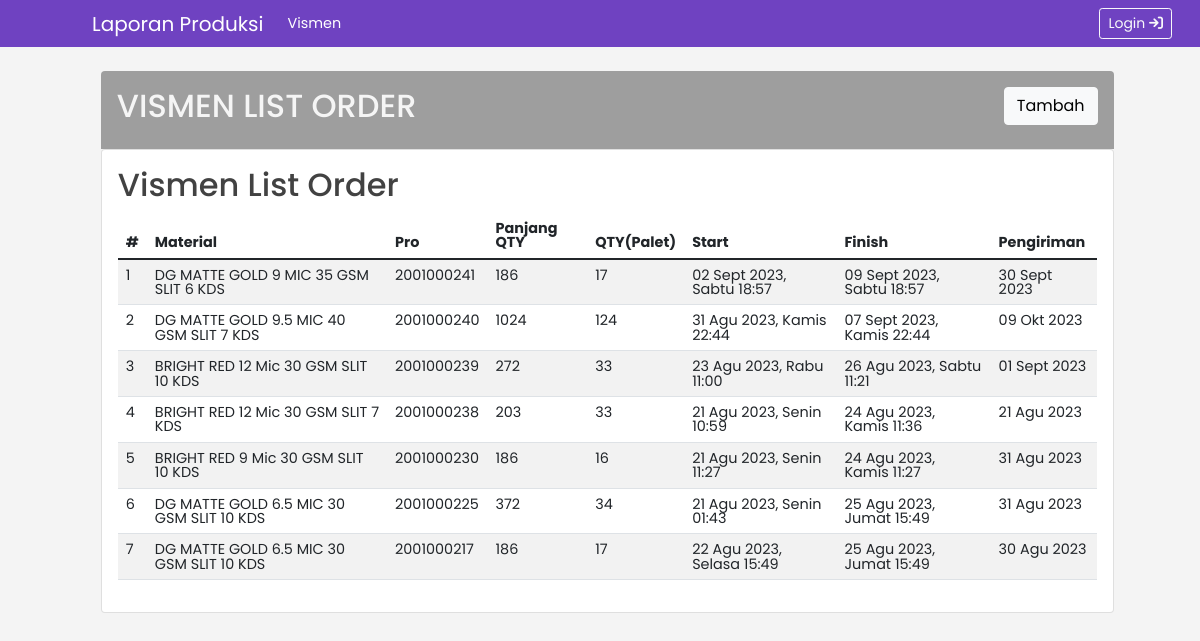
/landing/vismen, run on an earlier commit of the app's database.
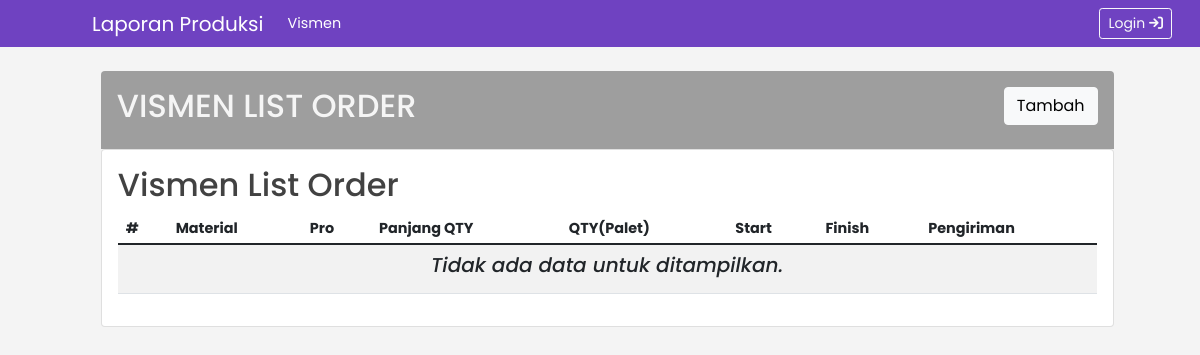
And on a later commit of the database.
### tables this page shows
CREATE TABLE `tb_vismen` (
  `id_product` int(27) NOT NULL,
  `nm_product` varchar(191) NOT NULL,
  `panjang_qty` varchar(27) NOT NULL,
  `qty_palet` int(11) NOT NULL,
  `mesin` varchar(30) NOT NULL,
  `material_numb` varchar(191) DEFAULT NULL,
  `customer` varchar(191) DEFAULT NULL,
  `start_produksi` datetime NOT NULL,
  `finish_produksi` datetime NOT NULL,
  `est_pengiriman` date NOT NULL
);

### app/core/Controller.php (called while the page is built, shortened)
<?php
class Controller
{
    public function view($view, $data = [])
    {
        require_once __DIR__ . '/../views/' . $view . '.php';
    }
    public function model($model)
    {
        return new $model;
    }
}

### app/controllers/Landing.php (called while the page is built, shortened)
<?php
class Landing extends Controller
{
    public function vismen()
    {
        $data = [
            'nav' => 'vismen',
            'judul' => 'Vismen',
            'vismen' => $this->model('Vismen_model')->getVismen()
        ];
        $this->view('templates/landing_header', $data);
        $this->view('landing/vismen', $data);
        $this->view('templates/landing_footer');
    }
}

### app/core/App.php (called while the page is built, shortened)
<?php
class App
{
    protected $method = 'index';
    protected $params = [];
    public function __construct()
    {
        $url = $this->parseURL();
        if (!empty($url[0]) && file_exists(__DIR__ . '/../controllers/' . ucwords($url[0]) . '.php')) {
            unset($url[0]);
        }
        $this->controller = new $this->controller;
        if (isset($url[1])) {
            if (method_exists($this->controller, $url[1])) {
                $this->method = $url[1];
            }
        }
        call_user_func_array([$this->controller, $this->method], $this->params);
    }
    public function parseURL()
    {
        $uri = urldecode(
            parse_url($_SERVER['REQUEST_URI'], PHP_URL_PATH) ?? ''
        );
        if (isset($uri)) {
            $uri = ltrim(rtrim($uri, '/'), '/');
            $uri = filter_var($uri, FILTER_SANITIZE_URL);
            $uri = explode('/', $uri);
            return $uri;
        }
    }
}

### public/index.php (called while the page is built, shortened)
<?php
$app = new App;

### index.php (called while the page is built, shortened)
<?php
require_once __DIR__ . '/public/index.php';

### app/core/Database.php (called while the page is built, shortened)
<?php
class Database {
    private $host = DB_HOST;
    private $user = DB_USER;
    private $pass = DB_PASS;
    private $db_name = DB_NAME;
    private $dbh;
    private $stmt;
    public function __construct()
    {
         $dsn = 'mysql:host=' . $this->host . ';dbname=' . $this->db_name;
         $option = [
            PDO::ATTR_PERSISTENT => true,
            PDO::ATTR_ERRMODE => PDO::ERRMODE_EXCEPTION
         ];
         try{
             $this->dbh = new PDO($dsn, $this->user, $this->pass, $option);
         }catch(PDOException $e){
             die($e->getMessage());
         }
    }
    public function query($query)
    {
        $this->stmt = $this->dbh->prepare($query);
    }
    public function execute()
    {
        $this->stmt->execute();
    }
    public function resultSet()
    {
        $this->execute();
        return $this->stmt->fetchAll(PDO::FETCH_ASSOC);
    }
}

### app/models/Vismen_model.php (called while the page is built, shortened)
<?php
class Vismen_model
{
    private $db;
    public function __construct()
    {
        $this->db = new Database;
    }
    public function getVismen()
    {
        $this->db->query('SELECT * FROM tb_vismen ORDER BY id_product DESC');
        return $this->db->resultSet();
    }
}

### app/helpers/Function_helper.php (called while the page is built, shortened)
<?php
function tgl_indo($tgl, $hr = false)
{
    $hari = getHari(date('N', strtotime($tgl)));
    $jam = substr($tgl, 11, 5);
    $tanggal = substr($tgl, 8, 2);
    $shortBulan = getShortBulan(substr($tgl, 5, 2));
    $tahun = substr($tgl, 0, 4);
    if ($hr) {
        return $tanggal . ' ' . $shortBulan . ' ' . $tahun . ', ' . $hari . ' ' . $jam;
    }
    return $tanggal . ' ' . $shortBulan . ' ' . $tahun;
}
function getBulan($bln)
{
    switch ($bln) {
        case 8:
            return "Agustus";
            break;
        case 9:
            return "September";
            break;
        case 10:
            return "Oktober";
            break;
    }
}
function getShortBulan($bln)
{
    switch ($bln) {
        case 8:
            return "Agu";
            break;
        case 9:
            return "Sept";
            break;
        case 10:
            return "Okt";
            break;
    }
}
function getHari($hr)
{
    switch ($hr) {
        case 1:
            return "Senin";
            break;
        case 2:
            return "Selasa";
            break;
        case 3:
            return "Rabu";
            break;
        case 4:
            return "Kamis";
            break;
        case 5:
            return "Jumat";
            break;
        case 6:
            return "Sabtu";
            break;
    }
}

### app/views/landing/vismen.php (the view, shortened to what this page needs)
<div class="main py-4">
    <div class="p-2 p-lg-3 bg-gray rounded-top ">
        <div class="row justify-content-between">
            <div class="col-8">
                <h2 class="text-light">VISMEN LIST ORDER</h2>
            </div>
            <div class="col-4 text-end">
                <a href="/landing/tambah_vismen" type="button" class="btn btn-light">Tambah</a>
            </div>
        </div>
    </div>
    <div class="card">
        <div class="card-body">
            <h2 class="card-title">Vismen List Order</h2>
            <table class="table table-striped table-hover">
                <thead>
                    <tr>
                        <th scope="col">#</th>
                        <th scope="col">Material</th>
                        <th scope="col">Pro</th>
                        <th scope="col">Panjang QTY</th>
                        <th scope="col">QTY(Palet)</th>
                        <th scope="col">Start</th>
                        <th scope="col">Finish</th>
                        <th scope="col">Pengiriman</th>
                    </tr>
                </thead>
                <tbody>
                    <?php
                    if (empty($data['vismen'])) {
                    ?>
                        <tr>
                            <td colspan="8" class="text-center document-desc">
                                <h5><i>Tidak ada data untuk ditampilkan.</i></h5>
                            </td>
                        </tr>
                        <?php
                    } else {
                        $nomor = 1;
                        foreach ($data['vismen'] as $vs) : ?>
                            <tr>
                                <td><?= $nomor++; ?></td>
                                <td><?= $vs['nm_product']; ?></td>
                                <td><?= $vs['id_product']; ?></td>
                                <td><?= $vs['panjang_qty']; ?></td>
                                <td><?= $vs['qty_palet']; ?></td>
                                <td><?= tgl_indo($vs['start_produksi'], true); ?></td>
                                <td><?= tgl_indo($vs['finish_produksi'], true); ?></td>
                                <td><?= tgl_indo($vs['est_pengiriman']); ?></td>
                            </tr>
                    <?php endforeach;
                    } ?>
                </tbody>
            </table>
        </div>
    </div>
</div>

### app/views/templates/landing_header.php (shortened to what this page needs)
<!DOCTYPE html>
<html lang="en">
<head>
    <link rel="stylesheet" href="https://cdnjs.cloudflare.com/ajax/libs/font-awesome/6.4.2/css/all.min.css" />
    <link href="<?= BASEURL; ?>/assets/css/index.css" rel="stylesheet" />
    <link href="<?= BASEURL; ?>/assets/css/flatpickr.min.css" rel="stylesheet" />
</head>
<body>
    <nav class="navbar navbar-expand-lg navbar-dark bg-purple">
        <div class="container-fluid ms-7">
            <a class="navbar-brand" href="<?php echo BASEURL; ?>/home">Laporan Produksi</a>
            <div class="collapse navbar-collapse" id="navbarNavAltMarkup">
                <ul class="navbar-nav me-auto mb-2 mb-lg-0">
                    <li class="nav-item">
                        <a class="nav-link <?php
                                            if ($data['nav'] == 'vismen') {
                                                echo 'active';
                                            }
                                            ?>" href="/landing/vismen">Vismen</a>
                    </li>
                </ul>
                <div class="d-flex">
                    <a class="me-3 btn btn-outline-light btn-sm" href="/auth/index">
                        Login
                        <i class="fa-solid fa-arrow-right-to-bracket"></i>
                    </a>
                </div>
            </div>
        </div>
    </nav>

### app/views/templates/landing_footer.php (shortened to what this page needs)
</body>
</html>

### public/assets/css/index.css (style rules this page uses)
:root { --bs-blue: #0d6efd; --bs-indigo: #6610f2; --bs-purple: #6f42c1; --bs-pink: #d63384; --bs-red: #dc3545; --bs-orange: #fd7e14; --bs-yellow: #ffc107; --bs-green: #198754; --bs-teal: #20c997; --bs-cyan: #0dcaf0; --bs-white: #fff; --bs-gray: #757575; --bs-gray-dark: #424242; --bs-gray-100: #f5f5f5; --bs-gray-200: #eeeeee; --bs-gray-300: #e0e0e0; --bs-gray-400: #bdbdbd; --bs-gray-500: #9e9e9e; --bs-gray-600: #757575; --bs-gray-700: #616161; --bs-gray-800: #424242; --bs-gray-900: #212121; --bs-primary: #6200ea; --bs-secondary: #9c27b0; --bs-success: #2e7d32; --bs-info: #26a69a; --bs-warning: #ffb300; --bs-danger: #d32f2f; --bs-light: #f5f5f5; --bs-dark: #212121; --bs-white: #fff; --bs-black: #000; --bs-gray: #9e9e9e; --bs-primary-rgb: 98, 0, 234; --bs-secondary-rgb: 156, 39, 176; --bs-success-rgb: 46, 125, 50; --bs-info-rgb: 38, 166, 154; --bs-warning-rgb: 255, 179, 0; --bs-danger-rgb: 211, 47, 47; --bs-light-rgb: 245, 245, 245; --bs-light-gray-rgb: 220,220,220; --bs-dark-rgb: 33, 33, 33; --bs-white-rgb: 255, 255, 255; --bs-black-rgb: 0, 0, 0; --bs-gray-rgb: 158, 158, 158; --bs-white-rgb: 255, 255, 255; --bs-black-rgb: 0, 0, 0; --bs-body-color-rgb: 66, 66, 66; --bs-body-bg-rgb: 255, 255, 255; --bs-font-sans-serif: "Roboto", system-ui, -apple-system, "Segoe UI", Roboto, "Helvetica Neue", Arial, "Noto Sans", "Liberation Sans", sans-serif, "Apple Color Emoji", "Segoe UI Emoji", "Segoe UI Symbol", "Noto Color Emoji"; --bs-font-monospace: "Roboto Mono", SFMono-Regular, Menlo, Monaco, Consolas, "Liberation Mono", "Courier New", monospace; --bs-gradient: linear-gradient(180deg, rgba(255, 255, 255, 0.15), rgba(255, 255, 255, 0)); --bs-body-font-family: var(--bs-font-sans-serif); --bs-body-font-size: 0.9rem; --bs-body-font-weight: 400; --bs-body-line-height: 1; --bs-body-color: #424242; --bs-body-bg: #fff; }
html, body { font-family: "Poppins"; font-style: normal; background-color: #f4f4f4; overflow-x: hidden; position: relative; }
.document-desc { font-weight: 400; font-size: 16px; color: #ABB3C4; margin: 0; }
.bg-purple { --bs-bg-opacity: 1; background-color: var(--bs-purple) !important; }
.bg-gray { --bs-bg-opacity: 1; background-color: rgba(var(--bs-gray-rgb), var(--bs-bg-opacity)) !important; }

### app/views/templates/landing_header.php (style rules this page uses)
.main { margin-left: 7em; margin-right: 6em; }
.ms-7 { margin-left: 5rem !important; }

What changed in the data, as far as the page shows it:
removed tb_vismen: nm_product "DG MATTE GOLD 9 MIC 35 GSM SLIT 6 KDS", id_product "2001000241", panjang_qty "186", qty_palet "17", start_produksi "02 Sept 2023, Sabtu 18:57", finish_produksi "09 Sept 2023, Sabtu 18:57", est_pengiriman "30 Sept 2023"
removed tb_vismen: nm_product "DG MATTE GOLD 9.5 MIC 40 GSM SLIT 7 KDS", id_product "2001000240", panjang_qty "1024", qty_palet "124", start_produksi "31 Agu 2023, Kamis 22:44", finish_produksi "07 Sept 2023, Kamis 22:44", est_pengiriman "09 Okt 2023"
removed tb_vismen: nm_product "BRIGHT RED 12 Mic 30 GSM SLIT 10 KDS", id_product "2001000239", panjang_qty "272", qty_palet "33", start_produksi "23 Agu 2023, Rabu 11:00", finish_produksi "26 Agu 2023, Sabtu 11:21", est_pengiriman "01 Sept 2023"
removed tb_vismen: nm_product "BRIGHT RED 12 Mic 30 GSM SLIT 7 KDS", id_product "2001000238", panjang_qty "203", qty_palet "33", start_produksi "21 Agu 2023, Senin 10:59", finish_produksi "24 Agu 2023, Kamis 11:36", est_pengiriman "21 Agu 2023"
removed tb_vismen: nm_product "BRIGHT RED 9 Mic 30 GSM SLIT 10 KDS", id_product "2001000230", panjang_qty "186", qty_palet "16", start_produksi "21 Agu 2023, Senin 11:27", finish_produksi "24 Agu 2023, Kamis 11:27", est_pengiriman "31 Agu 2023"
removed tb_vismen: nm_product "DG MATTE GOLD 6.5 MIC 30 GSM SLIT 10 KDS", id_product "2001000225", panjang_qty "372", qty_palet "34", start_produksi "21 Agu 2023, Senin 01:43", finish_produksi "25 Agu 2023, Jumat 15:49", est_pengiriman "31 Agu 2023"
removed tb_vismen: nm_product "DG MATTE GOLD 6.5 MIC 30 GSM SLIT 10 KDS", id_product "2001000217", panjang_qty "186", qty_palet "17", start_produksi "22 Agu 2023, Selasa 15:49", finish_produksi "25 Agu 2023, Jumat 15:49", est_pengiriman "30 Agu 2023"
Also different on the page:
text now shown: "Tidak ada data untuk ditampilkan."
